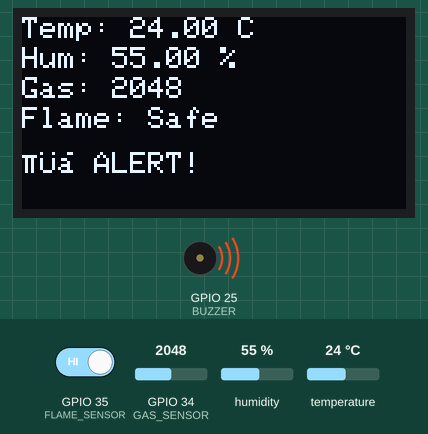
This sketch was run on a simulated ESP32. On the bench: 128×64 one-colour display, buzzer (waves = sounding, pin HIGH). The inputs (shaded band) are chosen by the test bench; at power-on: GPIO 34 (GAS_SENSOR) = 2048, GPIO 35 (FLAME_SENSOR) HIGH, humidity 55 %, temperature 24 °C. What the sketch prints to the serial monitor is not drawn.

Above: at 2.9 s.
3.0 s: GPIO 34 (GAS_SENSOR) set to 655
At 4.9 s:
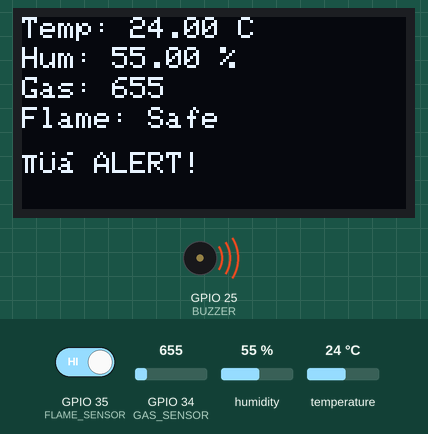
5.7 s: GPIO 34 (GAS_SENSOR) set to 566
At 7.1 s:
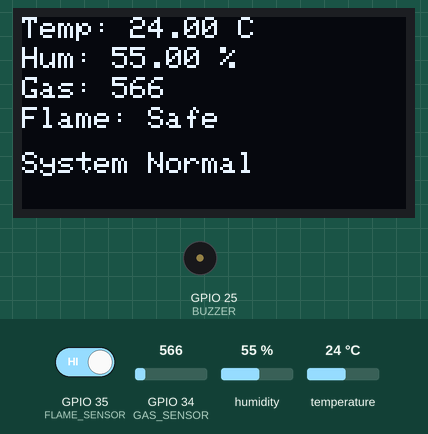
8.4 s: GPIO 35 (FLAME_SENSOR) driven LOW
At 11.3 s:
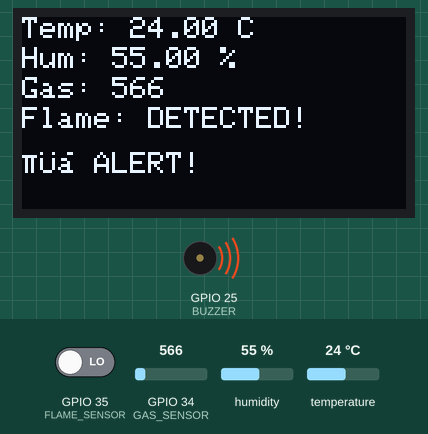
11.8 s: humidity set to 22 %
At 13.5 s:
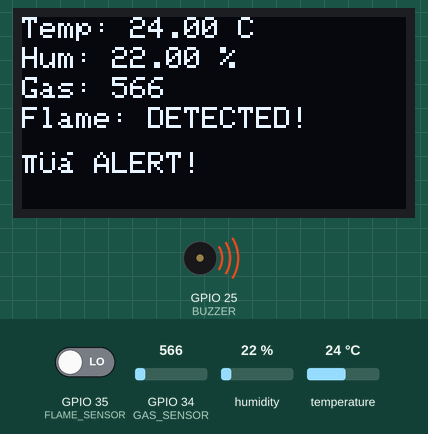
14.5 s: temperature set to 12 °C
At 17.6 s:
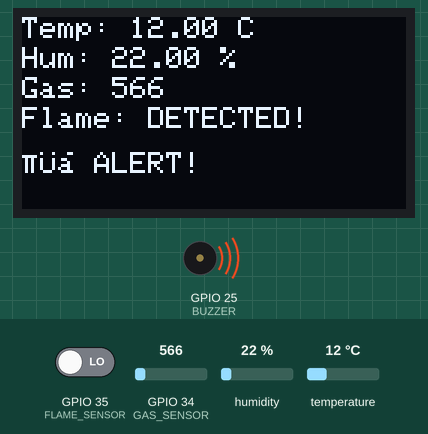
17.9 s: GPIO 35 (FLAME_SENSOR) driven HIGH
At 19.9 s:
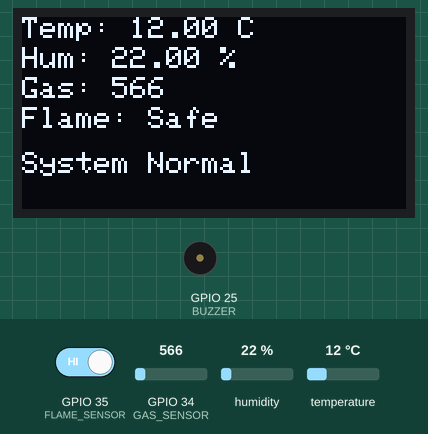
Timing chart, 0 to 21.4 s (numbered marks = the images above; inputs shaded):
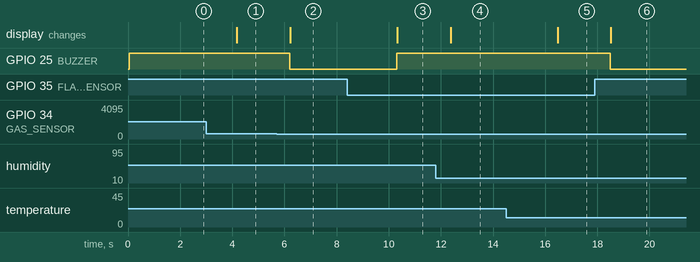

The sketch:

ESP32FireGasDetectionSystem.ino
```cpp
#include <Wire.h>
#include <Adafruit_GFX.h>
#include <Adafruit_SSD1306.h>
#include <DHT.h>

// OLED settings
#define SCREEN_WIDTH 128
#define SCREEN_HEIGHT 64
Adafruit_SSD1306 display(SCREEN_WIDTH, SCREEN_HEIGHT, &Wire, -1);

// DHT settings
#define DHTPIN 14
#define DHTTYPE DHT11
DHT dht(DHTPIN, DHTTYPE);

// Sensor pins
#define GAS_SENSOR 34
#define FLAME_SENSOR 35
#define BUZZER 25   // 🔔 Buzzer pin

// Threshold
#define GAS_THRESHOLD 600   // adjust based on testing

void setup() {
  Serial.begin(115200);

  dht.begin();

  if (!display.begin(SSD1306_SWITCHCAPVCC, 0x3C)) {
    Serial.println("OLED not found");
    while (true);
  }

  pinMode(FLAME_SENSOR, INPUT);
  pinMode(BUZZER, OUTPUT);

  display.clearDisplay();
  display.setTextSize(1);
  display.setTextColor(WHITE);
}

void loop() {
  float temp = dht.readTemperature();
  float hum = dht.readHumidity();

  int gasValue = analogRead(GAS_SENSOR);
  int flame = digitalRead(FLAME_SENSOR);

  bool gasDetected = gasValue > GAS_THRESHOLD;
  bool flameDetected = (flame == LOW); // change if needed

  // 🔔 Buzzer Logic
  if (gasDetected || flameDetected) {
    digitalWrite(BUZZER, HIGH);  // ON
  } else {
    digitalWrite(BUZZER, LOW);   // OFF
  }

  // Serial Monitor
  Serial.print("Temp: "); Serial.print(temp);
  Serial.print("  Hum: "); Serial.print(hum);
  Serial.print("  Gas: "); Serial.print(gasValue);
  Serial.print("  Flame: "); Serial.println(flame);

  // OLED Display
  display.clearDisplay();

  display.setCursor(0, 0);
  display.print("Temp: "); display.print(temp); display.println(" C");

  display.setCursor(0, 10);
  display.print("Hum: "); display.print(hum); display.println(" %");

  display.setCursor(0, 20);
  display.print("Gas: "); display.println(gasValue);

  display.setCursor(0, 30);
  display.print("Flame: ");
  display.println(flameDetected ? "DETECTED!" : "Safe");

  display.setCursor(0, 45);
  if (gasDetected || flameDetected) {
    display.println("⚠ ALERT!");
  } else {
    display.println("System Normal");
  }

  display.display();

  delay(2000);
}
```

Measured:
- the behaviour switches between 601 and 600 on GPIO 34 (GAS_SENSOR) (found by bisection; images 1 and 2)
- after the input at 3.0 s, the display: changes after 1.2 s (image 1)
- after the input at 5.7 s, GPIO 25 (BUZZER): HIGH → LOW after 0.50 s; the display: changes after 0.53 s (image 2)
- after the input at 8.4 s, GPIO 25 (BUZZER): LOW → HIGH after 1.9 s; the display: changes after 1.9 s (image 3)
- after the input at 11.8 s, the display: changes after 0.57 s (image 4)
- after the input at 14.5 s, the display: changes after 2.0 s (image 5)
- after the input at 17.9 s, GPIO 25 (BUZZER): HIGH → LOW after 0.60 s; the display: changes after 0.62 s (image 6)
